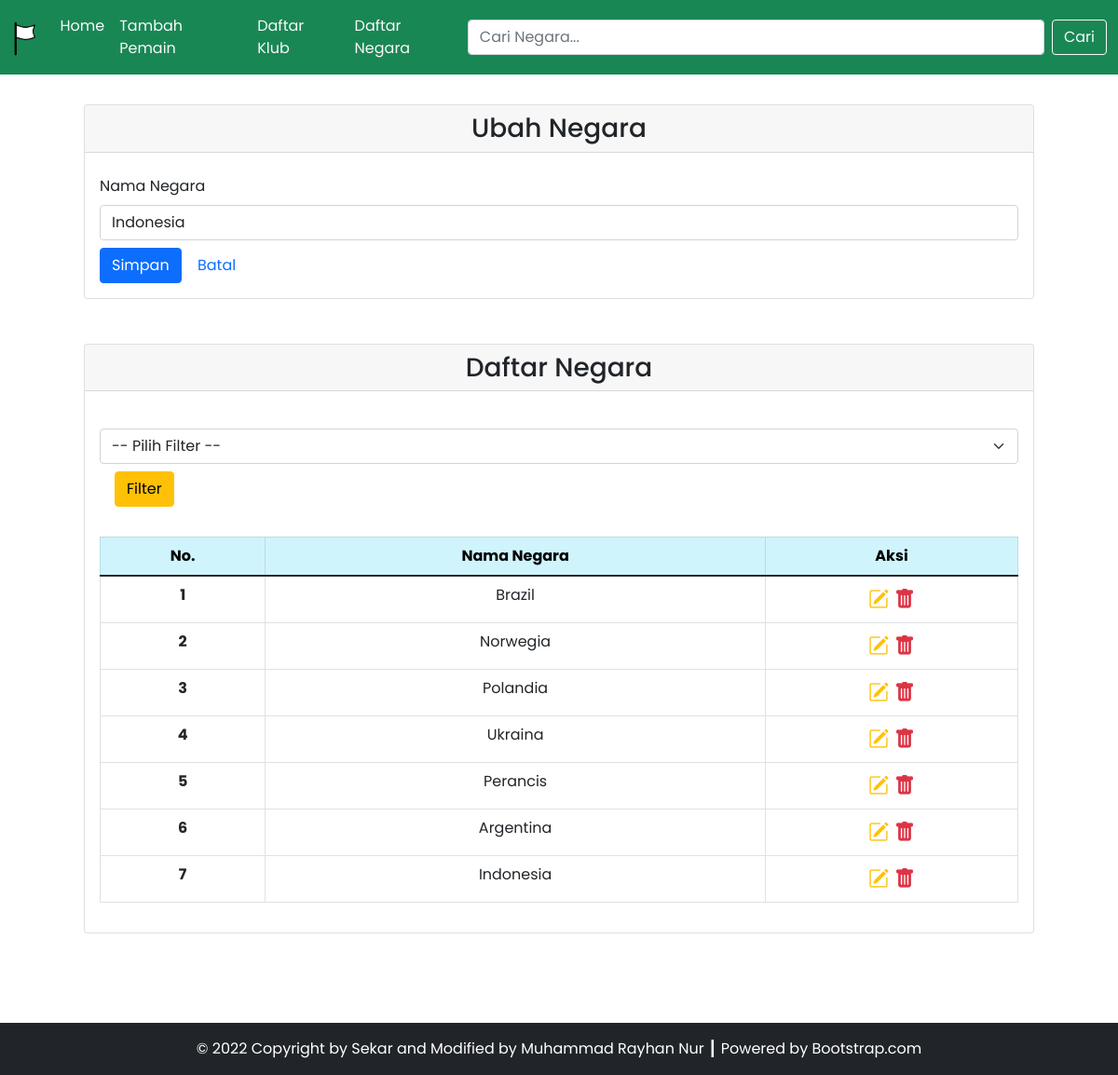
Page /source_code/negara.php?id=10 on the committed database.
### tables this page shows
CREATE TABLE `negara` (
  `id_negara` int(11) NOT NULL,
  `nama_negara` varchar(255) NOT NULL
);

### source_code/config/db.php (called while the page is built)
<?php
$DB_HOST = "localhost";
$DB_USERNAME = "root";
$DB_PASSWORD = "";
$DB_NAME = "db_football_tp3";

### source_code/classes/DB.php (called while the page is built, shortened)
<?php
include('config/db.php');
class DB
{
    private $hostname;
    private $username;
    private $password;
    private $dbname;
    private $conn;
    private $result;
    function __construct($hostname, $username, $password, $dbname)
    {
        $this->hostname = $hostname;
        $this->username = $username;
        $this->password = $password;
        $this->dbname = $dbname;
    }
    function open()
    {
        $this->conn = mysqli_connect($this->hostname, $this->username, $this->password, $this->dbname);
    }
    function execute($query)
    {
        $this->result = mysqli_query($this->conn, $query);
    }
    function getResult()
    {
        return mysqli_fetch_array($this->result);
    }
}

### source_code/classes/Negara.php (called while the page is built, shortened)
<?php
include('config/db.php');
class Negara extends DB
{
    function getNegara()
    {
        $query = "SELECT * FROM negara";
        return $this->execute($query);
    }
    function getNegaraById($id)
    {
        $query = "SELECT * FROM negara WHERE id_negara=$id";
        return $this->execute($query);
    }
}

### source_code/negara.php (the view, shortened to what this page needs)
<?php
include('config/db.php');
include('classes/DB.php');
include('classes/negara.php');
include('classes/Template.php');
$negara = new Negara($DB_HOST, $DB_USERNAME, $DB_PASSWORD, $DB_NAME);
$negara->open();
if (isset($_POST['btn-cari'])) {
    $negara->searchNegara($_POST['cari']);
} else if (isset($_POST['btn-filter'])) {
    $negara->filterNegara($_POST['filter']);
} else {
    $negara->getNegara();
}
$header = '<tr>
<th scope="row">No.</th>
<th scope="row">Nama Negara</th>
<th scope="row">Aksi</th>
</tr>';
$data = null;
$no = 1;
while ($div = $negara->getResult()) {
    $data .= '<tr>
    <th scope="row">' . $no . '</th>
    <td>' . $div['nama_negara'] . '</td>
    <td style="font-size: 22px;">
        <a href="negara.php?id=' . $div['id_negara'] . '" title="Edit Data"><i class="bi bi-pencil-square text-warning"></i></a>&nbsp;<a href="negara.php?hapus=' . $div['id_negara'] . '" title="Delete Data"><i class="bi bi-trash-fill text-danger"></i></a>
        </td>
    </tr>';
    $no++;
}
if (isset($_GET['id'])) {
    $id = $_GET['id'];
    if ($id > 0) {
            $cancelButton = '
    <button type="reset" class="btn btn-default"><a href="negara.php" style="text-decoration: none;">Batal</a></button>
    ';
        $negara->getNegaraById($id);
    }
}

### source_code/classes/Template.php (shortened to what this page needs)
<?php
class Template
{
    var $content = '';
    function __construct($filename = '')
    {
        $this->content = implode('', @file($filename));
    }
    function clear()
    {
        $this->content = preg_replace("/DATA_[A-Z|_|0-9]+/", "", $this->content);
    }
    function write()
    {
        print $this->content;
    }
    function replace($old = "", $new = "")
    {
        if (is_int($new)) {
            $value = sprintf("%d", $new);
        } elseif (is_float($new)) {
            $value = sprintf("%f", $new);
        } elseif (is_array($new)) {
            $value = '';
            foreach ($new as $item) {
                $value .= $item . ' ';
            }
        } else {
            $value = $new;
        }
        $this->content = preg_replace("/$old/", $value, $this->content);
    }
}

### rows in the picture
negara: nama_negara (picture), nama_negara "Indonesia"
negara: nama_negara "Brazil"
negara: nama_negara "Norwegia"
negara: nama_negara "Polandia"
negara: nama_negara "Ukraina"
negara: nama_negara "Perancis"
negara: nama_negara "Argentina"
